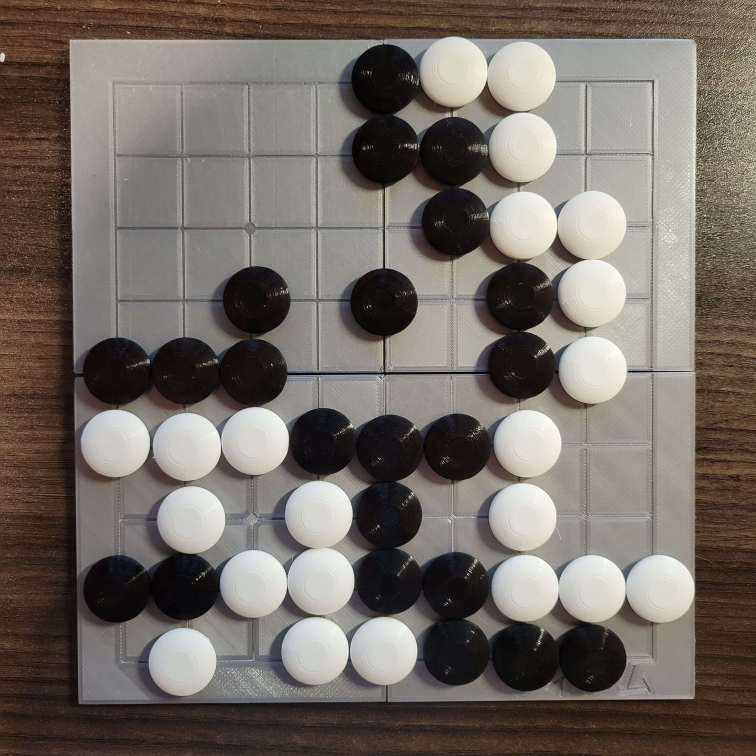
#> input picture data/board_real.jpg, 3024 x 3024 px (shown at 1/4 size)
$ jupyter execute detect_stone.ipynb
#> lines starting #> are read from the running program, lines starting #| are printed output that depends on the picture; after the words box and inside, x2 and y2 are one past the last pixel; in counts of white or black regions, pixels touching at a corner belong together; long printed decimals are rounded
[cell 1]
import matplotlib.pyplot as plt
import numpy as np
from cv2 import cv2 as cv
from scipy.optimize import fmin
from sklearn.cluster import KMeans

# Detect stones

[cell 2]
synthetic_board = False
path = '../data/board.png' if synthetic_board else '../data/board_real.jpg'
min_radius, max_radius = (0, 100) if synthetic_board else (100, 150)
min_dist = 50 if synthetic_board else 100
blur_size = 5 if synthetic_board else 11

img = cv.imread(path)
#> img is the input picture: shape (3024, 3024, 3); mean B, G, R 101.4, 108, 115.7

if not synthetic_board:
    img = img[150:-200, 300:-250]
#> img: shape (2674, 2474, 3)

gray = cv.cvtColor(img, cv.COLOR_BGR2GRAY)
blurred = cv.medianBlur(gray, blur_size)

circles = cv.HoughCircles(blurred, cv.HOUGH_GRADIENT, 2, min_dist, param1=100, param2=100, minRadius=min_radius,
                          maxRadius=max_radius)
#> circles = 44 rows, first 8: [727, 1049, 135.4], [2067, 1023, 135.6], [959, 2453, 135.6], [1237, 1059, 135.4], [1791, 1917, 135.4], [447, 1637, 135.6], [1809, 1625, 135.6], [2069, 1331, 135.4]

circles = np.uint16(np.around(circles)).squeeze()
#> circles = 44 rows, first 8: [727, 1049, 135], [2067, 1023, 136], [959, 2453, 136], [1237, 1059, 135], [1791, 1917, 135], [447, 1637, 136], [1809, 1625, 136], [2069, 1331, 135]

circles_color = []
for c in circles:
    x, y, r = c
    x, y, r = int(x), int(y), int(r)
    bx, by = x - r, y - r
    bxx, byy = x + r, y + r

    bx = max(bx, 0)
    by = max(by, 0)

    px = blurred[by:byy, bx:bxx]
    is_white = np.mean(px) > 127
    circles_color.append(is_white)
#> this loop made 44 passes
#> (x, y, r, bx, by, bxx, byy, is_white) on passes 1 to 12: (727, 1049, 135, 592, 914, 862, 1184, False), (2067, 1023, 136, 1931, 887, 2203, 1159, True), (959, 2453, 136, 823, 2317, 1095, 2589, True), (1237, 1059, 135, 1102, 924, 1372, 1194, False), (1791, 1917, 135, 1656, 1782, 1926, 2052, True), (447, 1637, 136, 311, 1501, 583, 1773, True), (1809, 1625, 136, 1673, 1489, 1945, 1761, True), (2069, 1331, 135, 1934, 1196, 2204, 1466, True), (171, 2207, 137, 34, 2070, 308, 2344, False), (721, 1615, 136, 585, 1479, 857, 1751, True), (169, 1335, 136, 33, 1199, 305, 1471, False), (1801, 2203, 133, 1668, 2070, 1934, 2336, True)
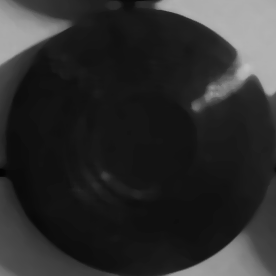
#> px: shape (276, 276); min 3, max 192, mean 44.9
#> after the loop, circles_color = 44 items, first 6: False, True, True, False, True, True

for i, c in enumerate(circles):
    center = (c[0], c[1])
    radius = c[2]
    color = (255, 0, 255) if circles_color[i] else (255, 255, 0)

    cv.circle(img, center, 1, (0, 100, 100), 10)
    cv.circle(img, center, radius, color, 10)
#> this loop made 44 passes
#> (center, radius, color) on passes 1 to 12: ((727, 1049), 135, (255, 255, 0)), ((2067, 1023), 136, (255, 0, 255)), ((959, 2453), 136, (255, 0, 255)), ((1237, 1059), 135, (255, 255, 0)), ((1791, 1917), 135, (255, 0, 255)), ((447, 1637), 136, (255, 0, 255)), ((1809, 1625), 136, (255, 0, 255)), ((2069, 1331), 135, (255, 0, 255)), ((171, 2207), 137, (255, 255, 0)), ((721, 1615), 136, (255, 0, 255)), ((169, 1335), 136, (255, 255, 0)), ((1801, 2203), 133, (255, 0, 255))
#> c on passes 43 to 44: [1807, 2479, 136], [1785, 1307, 138]

plt.imshow(cv.cvtColor(img, cv.COLOR_BGR2RGB))
plt.show()

# Detect lines

[cell 3]
img = cv.imread(path)

if not synthetic_board:
    img = img[150:-200, 300:-250]

draw = np.zeros_like(img)
draw = np.copy(img)
gray = cv.cvtColor(img, cv.COLOR_BGR2GRAY)
# blurred = cv.medianBlur(gray, 3)
blurred = np.copy(gray)

edges = cv.Canny(blurred, 50, 200, None, 3)
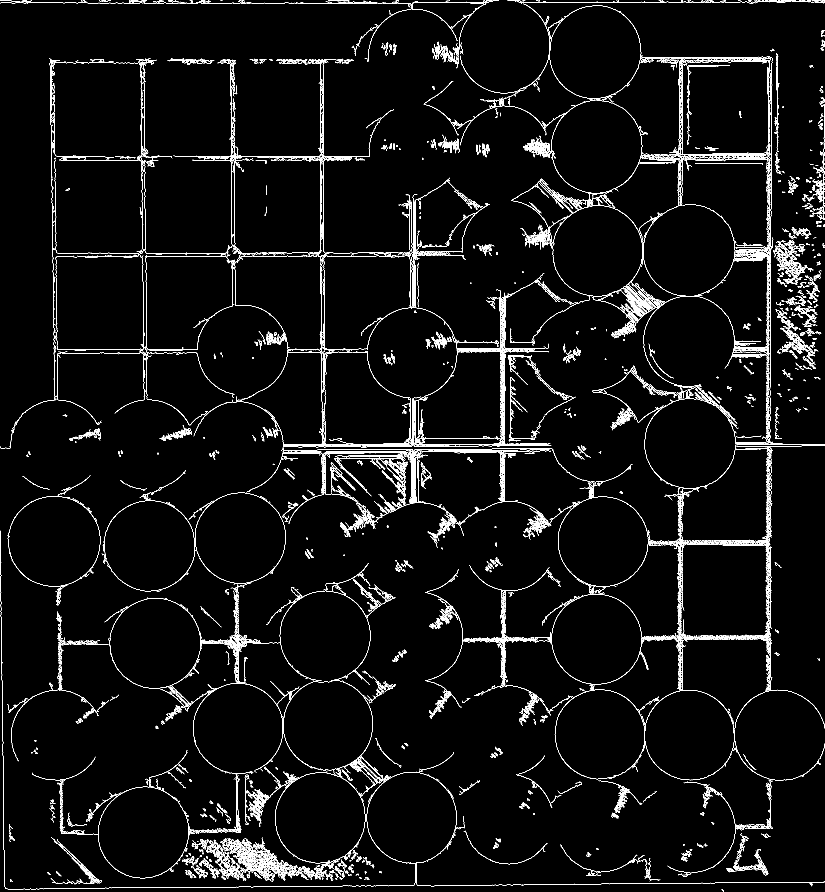
#> edges: shape (2674, 2474) (shown at 1/3 size); 3% white in thin lines or dots

linesP = cv.HoughLinesP(edges, 1, np.pi / 2, 100, None, 300, 500)

h_lines = []
v_lines = []
for i in range(0, len(linesP)):
    x1, y1, x2, y2 = linesP[i][0]
    dx, dy = x2 - x1, y2 - y1

    if np.sqrt(dx * dx + dy * dy) < 10:
        continue

    theta = np.arctan2(dy, dx)
    if 80 < np.rad2deg(abs(theta)) < 100:
        h_lines.append(linesP[i, 0])
        cv.line(draw, (x1, y1), (x2, y2), (255, 0, 0), 3, cv.LINE_AA)
    if np.rad2deg(abs(theta)) < 10 or np.rad2deg(abs(theta)) > 170:
        v_lines.append(linesP[i, 0])
        cv.line(draw, (x1, y1), (x2, y2), (0, 255, 255), 3, cv.LINE_AA)
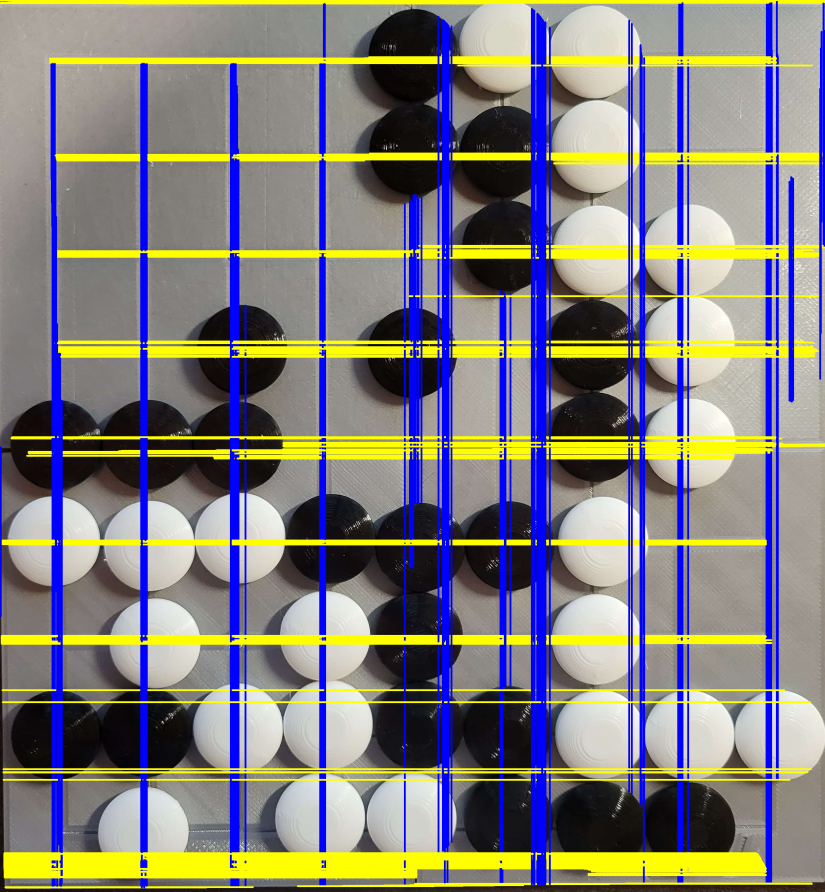
#> draw: shape (2674, 2474, 3) (shown at 1/3 size); mean B, G, R 124.5, 128.1, 130.9

h_lines = np.array(h_lines)
v_lines = np.array(v_lines)

plt.imshow(cv.cvtColor(draw, cv.COLOR_BGR2RGB))
plt.show()

# Merge lines

[cell 4]
img = cv.imread(path)

if not synthetic_board:
    img = img[150:-200, 300:-250]

print(f'num h_lines {len(h_lines)}')
#| num h_lines 209


def to_rho_theta(line):
    x1, y1, x2, y2 = line.astype(float)
    p1 = np.array([x1, y1])
    p2 = np.array([x2, y2])
    d = p2 - p1
    n = d[::-1]
    n[0] *= -1
    if np.dot(-p1, n) < 0:
        n *= -1
    n /= np.linalg.norm(n)
    rho = np.dot(n, p1)
    theta = np.arctan2(d[1], d[0])
    if theta < 0:
        theta = abs(theta)
        rho *= -1
    return rho, theta


def to_positive_rho(line):
    rho, theta = line
    if rho < 0:
        rho = np.abs(rho)
        theta -= np.pi
    return rho, theta


def cluster_lines(img, lines):
    rows, cols, _ = img.shape
    max_rho = np.sqrt(rows ** 2 + cols ** 2)
    max_theta = np.pi

    # Normalize for clustering
    normalized = np.array(list(map(lambda x: (x[0] / max_rho, x[1] / max_theta), lines)))

    # Remove duplicate lines
    clusters = KMeans(n_clusters=15, n_init=15).fit(normalized)
    # TODO maybe use DBSCAN and filter out clusters that are not 90 deg from another one
    # TODO maybe check intra-cluster variance to determine if the clustering worked

    # Transform back to rho-theta space
    return list(map(lambda x: (x[0] * max_rho, x[1] * max_theta), clusters.cluster_centers_))


h_rho_theta_lines = list(map(lambda l: to_positive_rho(to_rho_theta(l)), h_lines))
h_merged_lines = cluster_lines(img, h_rho_theta_lines)
h_merged_lines = list(filter(lambda x: x[0] > 10 and x[0] < img.shape[0] - 10, h_merged_lines))

v_rho_theta_lines = list(map(lambda l: to_positive_rho(to_rho_theta(l)), v_lines))
v_merged_lines = cluster_lines(img, v_rho_theta_lines)
v_merged_lines = list(filter(lambda x: x[0] > 10 and x[0] < img.shape[1] - 10, v_merged_lines))

min_h_line = min(h_merged_lines, key=lambda x: x[0])
max_h_line = max(h_merged_lines, key=lambda x: x[0])
min_v_line = min(v_merged_lines, key=lambda x: x[0])
max_v_line = max(v_merged_lines, key=lambda x: x[0])

for rho, theta in [max_h_line, min_h_line]:
    pt1 = 0, int(rho)
    pt2 = img.shape[0], int(rho)
    cv.line(img, pt1, pt2, (255, 0, 255), 10, cv.LINE_AA)
#> this loop made 2 passes
#> (rho, theta) on passes 1 to 2: (2466.5, 1.57), (168.3, 1.57)

for rho, theta in [max_v_line, min_v_line]:
    pt1 = int(rho), 0
    pt2 = int(rho), img.shape[0]
    print(pt1, pt2)
    cv.line(img, pt1, pt2, (0, 0, 255), 10, cv.LINE_AA)
#> this loop made 2 passes
#> (rho, theta) on passes 1 to 2: (2319.8, 0), (181.2, 0)
#| (2319, 0) (2319, 2674)
#| (181, 0) (181, 2674)

plt.imshow(cv.cvtColor(img, cv.COLOR_BGR2RGB))
plt.show()

# Putting it all together

[cell 5]
img = cv.imread(path)

if not synthetic_board:
    img = img[150:-200, 300:-250]

plt.imshow(cv.cvtColor(img, cv.COLOR_BGR2RGB))
plt.show()

for i, c in enumerate(circles):
    center = (c[0], c[1])
    radius = c[2]
    color = (255, 0, 255) if circles_color[i] else (255, 255, 0)

    cv.circle(img, center, 1, (0, 100, 100), 10)
    cv.circle(img, center, radius, color, 10)
#> this loop made 44 passes
#> c on passes 1 to 12: [727, 1049, 135], [2067, 1023, 136], [959, 2453, 136], [1237, 1059, 135], [1791, 1917, 135], [447, 1637, 136], [1809, 1625, 136], [2069, 1331, 135], [171, 2207, 137], [721, 1615, 136], [169, 1335, 136], [1801, 2203, 133]

for rho, theta in [max_h_line, min_h_line]:
    pt1 = 0, int(rho)
    pt2 = img.shape[0], int(rho)
    # cv.line(img, pt1, pt2, (255, 0, 255), 10, cv.LINE_AA)

for rho, theta in [max_v_line, min_v_line]:
    pt1 = int(rho), 0
    pt2 = int(rho), img.shape[0]
    # cv.line(img, pt1, pt2, (0, 0, 255), 10, cv.LINE_AA)


def func(grid):
    sx, sy, w, h = grid
    loss = 0
    for x, y, r in circles:
        x, y = x - sx, y - sy
        gx, gy = x // w * w, y // h * h
        loss += abs(gx - x) ** 2 + abs(gy - y) ** 2
#> this loop made 44 passes
    return loss


x1, y1 = min_h_line[0], min_h_line[0]
x2, y2 = max_v_line[0], max_v_line[0]

gx, gy, gw, gh = fmin(func, [x1, y1, (x2 - x1) / 8 * 1, (y2 - y1) / 8 * 1])
#> the loop in func (call 2), `for x, y, r in circles:` made 44 passes
#| Optimization terminated successfully.
#|          Current function value: 440254.826
#|          Iterations: 374
#|          Function evaluations: 694

for i in range(9):
    x, y = int(i * gw + gx), int(i * gh + gy)
    cv.line(img, (0, y), (img.shape[0], y), (255, 0, 0), 10)
    cv.line(img, (x, 0), (x, img.shape[1]), (255, 0, 0), 10)
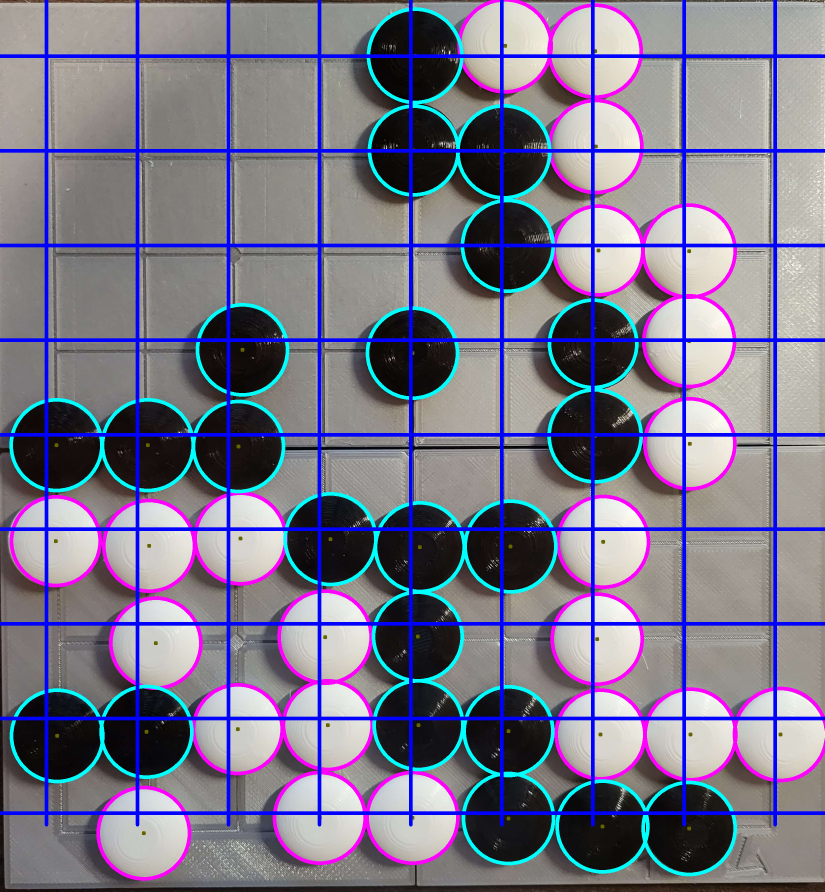
#> img: shape (2674, 2474, 3) (shown at 1/3 size); mean B, G, R 140.2, 118.4, 121.6

board = np.zeros((9, 9), dtype=int)
draw = np.full_like(img, (127, 127, 127))
for i, (cx, cy, cr) in enumerate(circles):
    x, y = int((cx - gx + cr) // gw * gw + gx), int((cy - gy + cr) // gh * gh + gy)
    bi, bj = int((cx - gx + cr) // gw), int((cy - gy + cr) // gh)
    board[bi, bj] = 2 if circles_color[i] else 1
    cv.circle(draw, (x, y), cr, (255, 255, 255) if circles_color[i] else (0, 0, 0), -1)
#> this loop made 44 passes
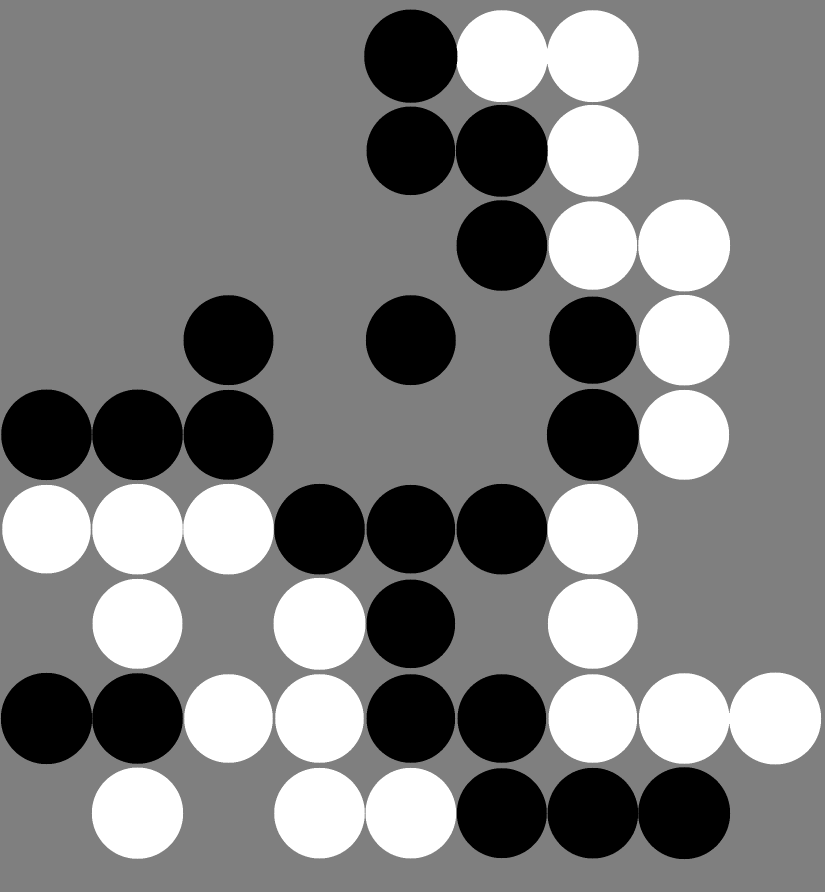
#> draw: shape (2674, 2474, 3) (shown at 1/3 size); min 0, max 255, mean 127.3
print(board.T)
#| [[0 0 0 0 1 2 2 0 0]
#|  [0 0 0 0 1 1 2 0 0]
#|  [0 0 0 0 0 1 2 2 0]
#|  [0 0 1 0 1 0 1 2 0]
#|  [1 1 1 0 0 0 1 2 0]
#|  [2 2 2 1 1 1 2 0 0]
#|  [0 2 0 2 1 0 2 0 0]
#|  [1 1 2 2 1 1 2 2 2]
#|  [0 2 0 2 2 1 1 1 0]]
plt.imshow(cv.cvtColor(img, cv.COLOR_BGR2RGB))
plt.show()
plt.imshow(cv.cvtColor(draw, cv.COLOR_BGR2RGB))
plt.show()

# Find board

[cell 6]
img = cv.imread(path)

rows, cols, _channels = map(int, img.shape)
img = cv.pyrDown(img, dstsize=(cols // 2, rows // 2))
#> img: shape (1512, 1512, 3)

# if not synthetic_board:
#     img = img[150:-200, 300:-250]

draw = np.zeros_like(img)
draw = np.copy(img)
gray = cv.cvtColor(img, cv.COLOR_BGR2GRAY)
#> gray: shape (1512, 1512)

blurred = cv.medianBlur(gray, 11)
#> blurred: shape (1512, 1512)

edges = cv.Canny(blurred, 100, 200, None, 3)
#> edges: shape (1512, 1512); 1.1% white in thin lines or dots, all inside (x1, y1, x2, y2) = (0, 73, 1397, 1409)

_, thresh = cv.threshold(edges, 127, 255, cv.THRESH_BINARY)
contours, hierarchy = cv.findContours(thresh, cv.RETR_EXTERNAL, cv.CHAIN_APPROX_SIMPLE)
biggest_contour = max(contours, key=lambda c: cv.contourArea(c))
# cv.drawContours(draw, contours, -1, (0, 255, 0), 3)

board_mask = np.zeros(img.shape[:2], dtype=np.uint8)

for i, c in enumerate(contours):
    rect = cv.boundingRect(contours[i])
    cv.rectangle(board_mask, (int(rect[0]), int(rect[1])), (int(rect[0] + rect[2]), int(rect[1] + rect[3])),
                 255, -1)
#> this loop made 106 passes
#> board_mask: shape (1512, 1512); 73.6% white; 1 black region, box (x1, y1, x2, y2) and area: (0, 0, 1512, 1512) 602663

contours, hierarchy = cv.findContours(board_mask, cv.RETR_EXTERNAL, cv.CHAIN_APPROX_SIMPLE)
biggest_contour = max(contours, key=lambda c: cv.contourArea(c))

board_mask[:, :] = 0
#> board_mask: shape (1512, 1512); every value is 0
cv.drawContours(board_mask, [biggest_contour], -1, 255, 10)
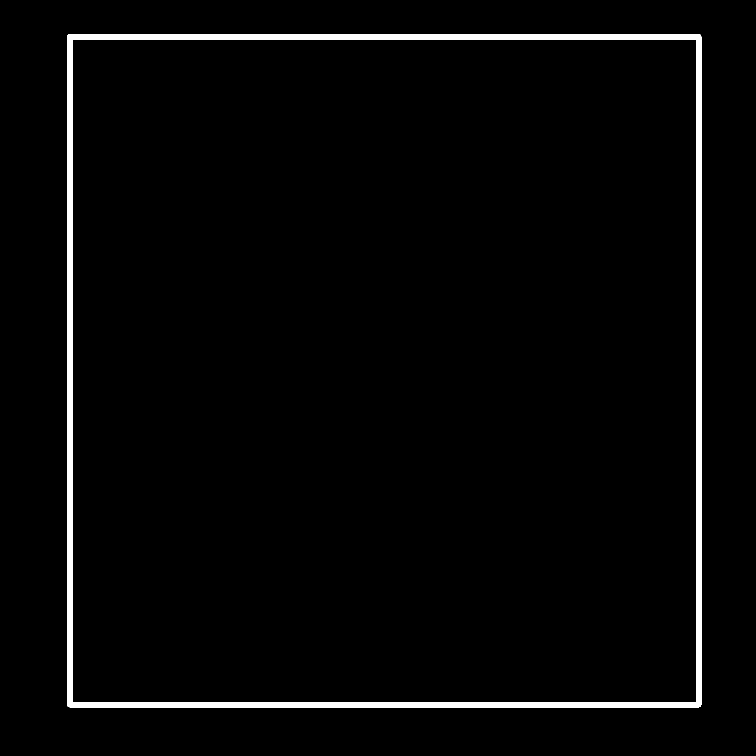
#> board_mask: shape (1512, 1512) (shown at 1/2 size); 2.5% white; 1 white region, box (x1, y1, x2, y2) and area: (134, 68, 1403, 1415) 57028
board_rect = cv.boundingRect(biggest_contour)

cv.rectangle(draw, (int(rect[0]), int(rect[1])), (int(rect[0] + rect[2]), int(rect[1] + rect[3])),
             (255, 255, 0), 5)
#> draw: shape (1512, 1512, 3)

plt.imshow(board_mask)
plt.show()

plt.imshow(cv.cvtColor(draw, cv.COLOR_BGR2RGB))
plt.show()

plt.imshow(cv.cvtColor(blurred, cv.COLOR_BGR2RGB))
plt.show()
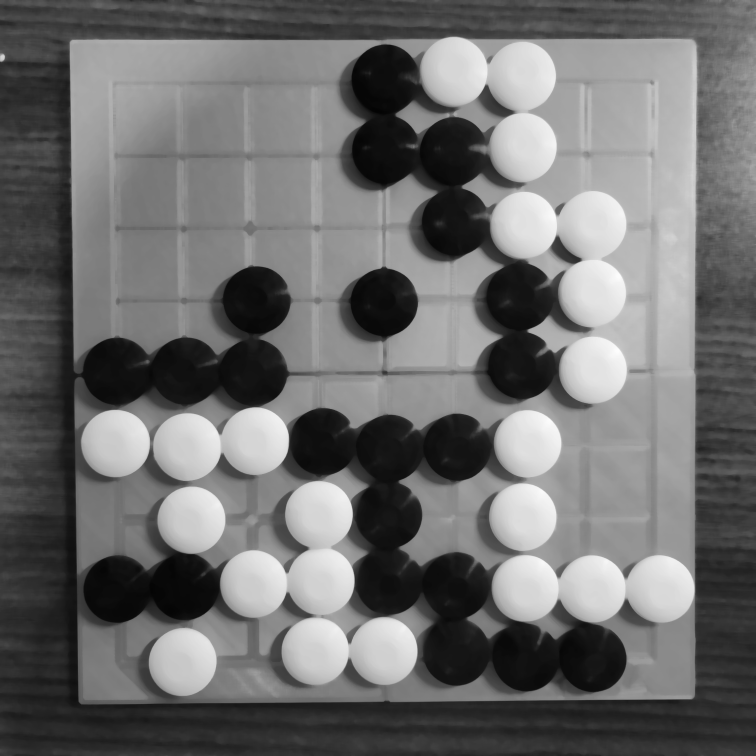
#> shown: shape (1512, 1512, 3) (shown at 1/2 size); min 3, max 253, mean 109.5
